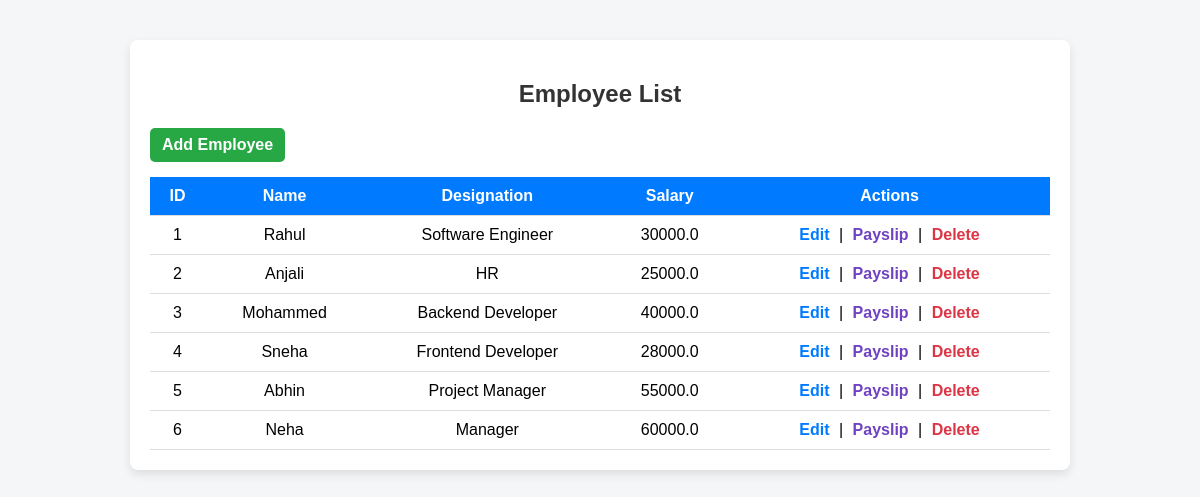
/, run on an earlier commit of the app's database.
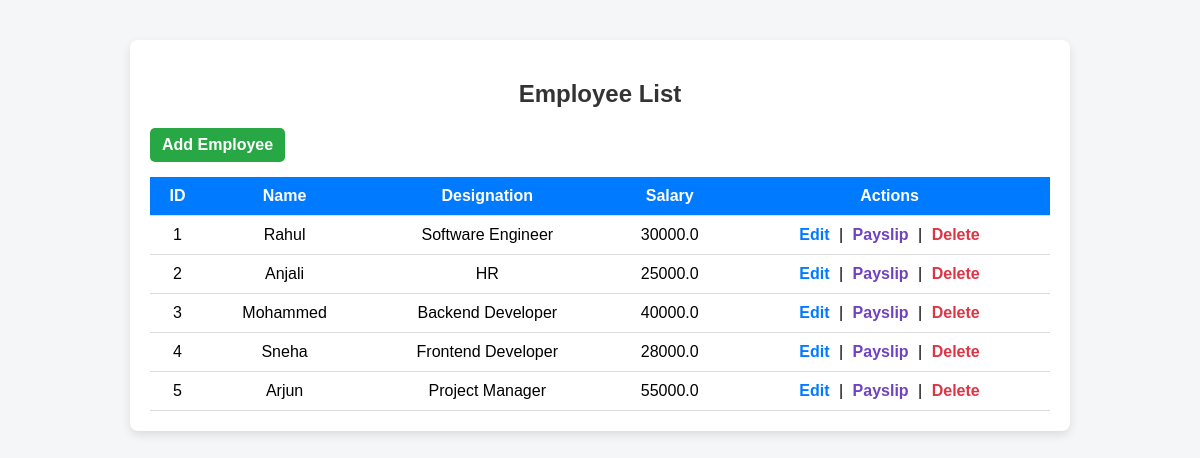
And on a later commit of the database.
### payslip_system/models.py (models this page shows, shortened)
class Employee(models.Model):
    employee_id = models.CharField(max_length=25,unique=True)
    employee_name = models.CharField(max_length=100)
    designation = models.CharField(max_length=100)
    basic_salary = models.FloatField()

### payslip_system/views.py (the view)
# urls.py: path("",views.employee_list, name='employee_list'),
def employee_list(request):
    employees = Employee.objects.all()
    return render(request,'employee_list.html', {'employees': employees})

### payslip_system/templates/employee_list.html (shortened to what this page needs)
<!DOCTYPE html>
<html lang="en">
<head>
</head>
<body>
<div class="container">
    <h2>Employee List</h2>
    <a href="{% url 'add_employee' %}" class="add-btn"> Add Employee</a>
    <table>
        <tr>
            <th>ID</th>
            <th>Name</th>
            <th>Designation</th>
            <th>Salary</th>
            <th>Actions</th>
        </tr>
        {% for emp in employees %}
        <tr>
            <td>{{ emp.employee_id }}</td>
            <td>{{ emp.employee_name }}</td>
            <td>{{ emp.designation }}</td>
            <td>{{ emp.basic_salary }}</td>
            <td class="actions">
                <a href="{% url 'edit_employee' emp.id %}" class="edit">Edit</a> |
                <a href="{% url 'payslip_view' emp.id %}" class="payslip">Payslip</a> |
                <a href="{% url 'delete_employee' emp.id %}"
                   class="delete"
                   onclick="return confirm('Are you sure you want to delete this employee?');">
                    Delete
                </a>
            </td>
        </tr>
        {% endfor %}
    </table>
</div>
</body>
</html>

What changed in the data, as far as the page shows it:
removed Employee: employee_id "6", employee_name "Neha", designation "Manager", basic_salary "60000.0"
changed Employee "Project Manager": employee_name "Abhin" → "Arjun"
